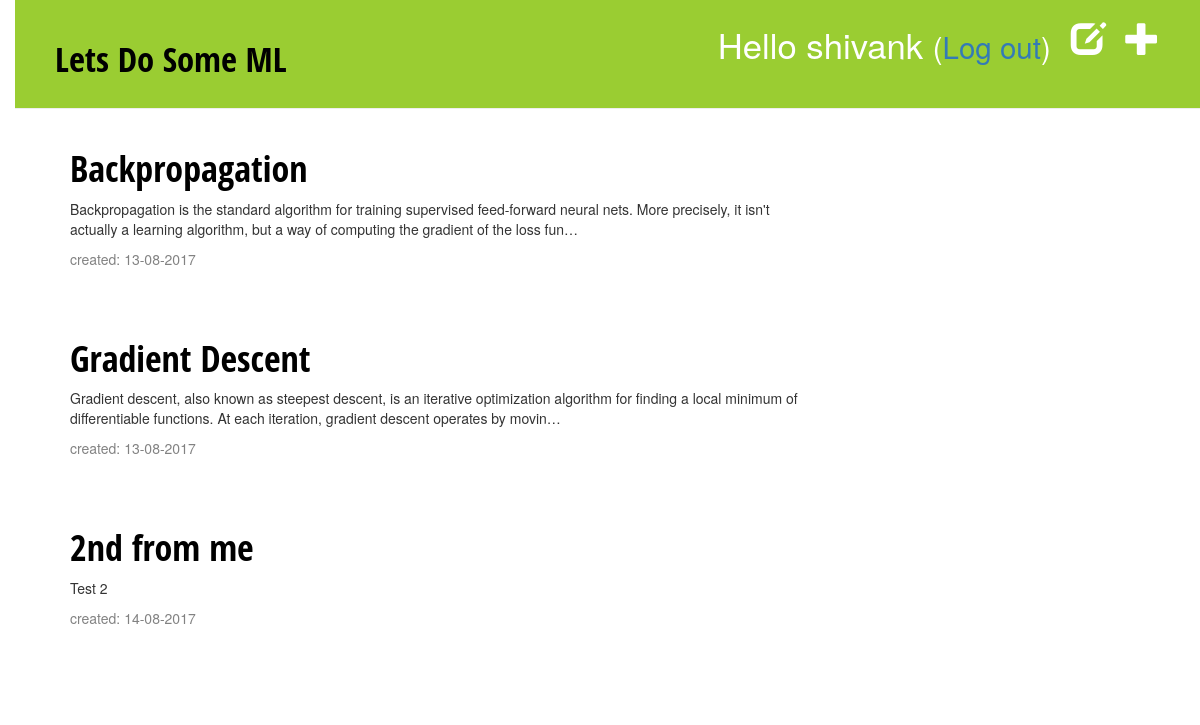
Page /drafts/ (signed in) on the committed database.
### blog/models.py (models this page shows, shortened)
class Post(models.Model):
    author = models.ForeignKey('auth.User')
    title = models.CharField(max_length=200)
    text = models.TextField()
    created_date = models.DateTimeField(
            default=timezone.now)
    published_date = models.DateTimeField(
            blank=True, null=True)

### blog/views.py (the view)
# urls.py: url(r'^drafts/$', views.post_draft_list, name='post_draft_list'),
@login_required
def post_draft_list(request):
    posts = Post.objects.filter(published_date__isnull=True).order_by('created_date')
    return render(request, 'blog/post_draft_list.html', {'posts': posts})

### blog/templates/blog/post_draft_list.html
{% extends 'blog/base.html' %}
{% block content %}
    {% for post in posts %}
        <div class="post">
            <h1><a href="{% url 'post_detail' pk=post.pk %}">{{ post.title }}</a></h1>
            <p>{{ post.text|truncatechars:200 }}</p>
	    <p class="date">created: {{ post.created_date|date:'d-m-Y' }}</p>
        </div>
    {% endfor %}
{% endblock %}

### blog/templates/blog/base.html (shortened to what this page needs)
{% load staticfiles %}
<html>
    <head>
	<link rel="stylesheet" href="//maxcdn.bootstrapcdn.com/bootstrap/3.2.0/css/bootstrap.min.css">
	<link rel="stylesheet" href="//maxcdn.bootstrapcdn.com/bootstrap/3.2.0/css/bootstrap-theme.min.css">
	<link rel="stylesheet" href="{% static 'css/blog.css' %}">
    </head>
    <body>
		<div class="page-header">
	{% if user.is_authenticated %}
        <a href="{% url 'post_new' %}" class="top-menu"><span class="glyphicon glyphicon-plus"></span></a>
        <a href="{% url 'post_draft_list' %}" class="top-menu"><span class="glyphicon glyphicon-edit"></span></a>
        <p class="top-menu">Hello {{ user.username }} <small>(<a href="{% url 'logout' %}">Log out</a>)</small></p>
    {% else %}
        <a href="{% url 'login' %}" class="top-menu"><span class="glyphicon glyphicon-lock"></span></a>
    {% endif %}
        <h1><a href="/">Lets Do Some ML </a></h1>
    </div>
    <div class="content container">
        <div class="row">
            <div class="col-md-8">
            {% block content %}
            {% endblock %}
            </div>
        </div>
    </div>
    </body>
</html>

### blog/static/css/blog.css (style rules this page uses)
h1 a { color: #FCA205; font-family:'Open Sans Condensed'; }
body { padding-left: 15px; }
.page-header { background-color: #9ACD32; margin-top: 0; padding: 20px 20px 20px 40px; }
.page-header h1, .page-header h1 a, .page-header h1 a:visited, .page-header h1 a:active { color: #000000; font-size: 26pt; text-decoration: none; font-family:'Open Sans Condensed' }
.content { margin-left: 40px; }
h1, h2, h3, h4 { font-family: 'Open Sans Condensed'; }
.date { color: #828282; }
.top-menu, .top-menu:hover, .top-menu:visited { color: #ffffff; float: right; font-size: 26pt; margin-right: 20px; }
.post { margin-bottom: 70px; }
.post h1 a, .post h1 a:visited { color: #000000; }

### rows in the picture
Post: title "Backpropagation", text "Backpropagation is the standard algorithm for training supervised feed-forward neural nets. More precisely, it isn't actually a learning algorithm, but a way of computing the gradient of the loss fun…", created_date "13-08-2017"
Post: title "Gradient Descent", text "Gradient descent, also known as steepest descent, is an iterative optimization algorithm for finding a local minimum of differentiable functions. At each iteration, gradient descent operates by movin…", created_date "13-08-2017"
Post: title "2nd from me", text "Test 2", created_date "14-08-2017"

### other values in the picture
{{ user.username }} "shivank"
